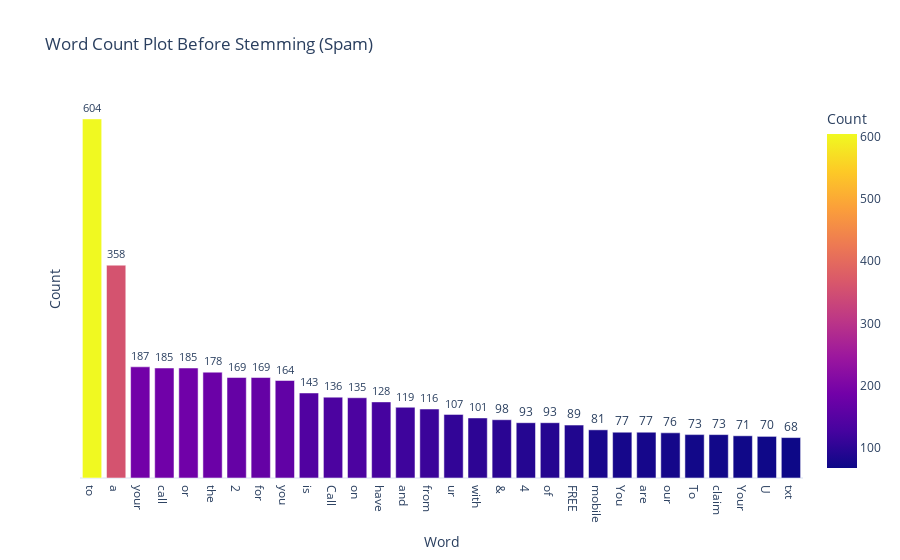

The code cell stored with this chart in its notebook:
### Code cell
word_count_plot(data["message"][data['spam'] == 1], "Word Count Plot Before Stemming (Spam)")

### Figure 1 — Plotly figure (JSON) as saved in the notebook; plotly's stock layout.template omitted (floating-point values rounded to 4 significant figures)
{"data": [{"alignmentgroup": "True", "cliponaxis": false, "hovertemplate": "Word=%{x}<br>Count=%{marker.color}<extra></extra>", "legendgroup": "", "marker": {"color": [604, 358, 187, 185, 185, 178, 169, 169, 164, 143, 136, 135, 128, 119, 116, 107, 101, 98, 93, 93, 89, 81, 77, 77, 76, 73, 73, 71, 70, 68], "coloraxis": "coloraxis", "pattern": {"shape": ""}}, "name": "", "offsetgroup": "", "orientation": "v", "showlegend": false, "textangle": 0, "textfont": {"size": 12}, "textposition": "outside", "texttemplate": "%{y:}", "type": "bar", "x": ["to", "a", "your", "call", "or", "the", "2", "for", "you", "is", "Call", "on", "have", "and", "from", "ur", "with", "&", "4", "of", "FREE", "mobile", "You", "are", "our", "To", "claim", "Your", "U", "txt"], "xaxis": "x", "y": [604, 358, 187, 185, 185, 178, 169, 169, 164, 143, 136, 135, 128, 119, 116, 107, 101, 98, 93, 93, 89, 81, 77, 77, 76, 73, 73, 71, 70, 68], "yaxis": "y"}], "layout": {"barmode": "relative", "coloraxis": {"colorbar": {"title": {"text": "Count"}}, "colorscale": [[0, "#0d0887"], [0.1111, "#46039f"], [0.2222, "#7201a8"], [0.3333, "#9c179e"], [0.4444, "#bd3786"], [0.5556, "#d8576b"], [0.6667, "#ed7953"], [0.7778, "#fb9f3a"], [0.8889, "#fdca26"], [1, "#f0f921"]]}, "legend": {"tracegroupgap": 0}, "title": {"text": "Word Count Plot Before Stemming (Spam)"}, "xaxis": {"anchor": "y", "domain": [0, 1], "showgrid": false, "title": {"text": "Word"}}, "yaxis": {"anchor": "x", "domain": [0, 1], "showgrid": false, "showticklabels": false, "title": {"text": "Count"}}}}
